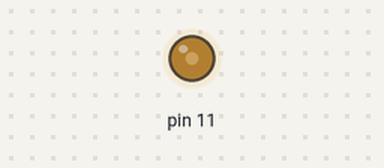
The sketch below on a simulated Arduino Uno, built with avr-gcc and run on an emulated ATmega328P. On the bench: output pins drawn as LEDs (lit = HIGH). Random numbers use the default seed unless the sketch sets one.

Above: at 0.1 s.
At 19.1 s:
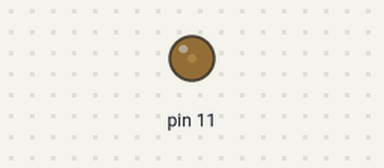
At 27.1 s:
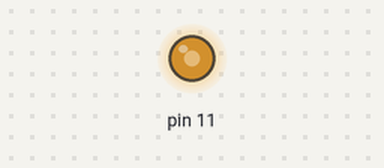
At 38.1 s:
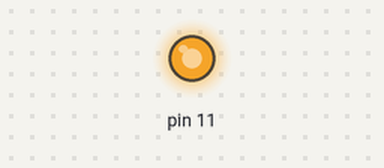
Timing chart, 0 to 40.0 s (numbered marks = the images above):
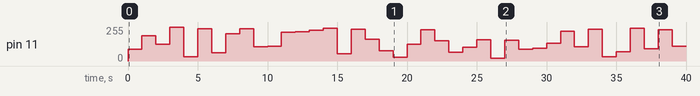

Measured:
- by itself, pin 11: 0/255 → 88/255 at 0.00 s, → 189/255 1.0 s later, → 124/255 1.0 s later, → 252/255 1.0 s later, … (40 changes in this stretch)

The sketch:

LED_PWM_Random.ino
```cpp
int randNum;
void setup()
{
  pinMode(11, OUTPUT);
  randomSeed(analogRead(0));

}


void loop()
{
  randNum=random(20,254);
  analogWrite(11, randNum);
  delay(1000); // Wait for 1000 millisecond(s)

}
```
